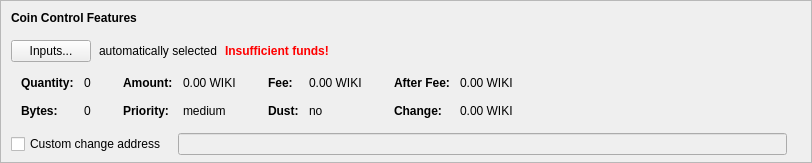
    <widget class="QFrame" name="frameCoinControl">
     <property name="sizePolicy">
      <sizepolicy hsizetype="Expanding" vsizetype="Expanding">
       <horstretch>0</horstretch>
       <verstretch>0</verstretch>
      </sizepolicy>
     </property>
     <property name="maximumSize">
      <size>
       <width>16777215</width>
       <height>16777215</height>
      </size>
     </property>
     <property name="frameShape">
      <enum>QFrame::StyledPanel</enum>
     </property>
     <property name="frameShadow">
      <enum>QFrame::Sunken</enum>
     </property>
     <layout class="QVBoxLayout" name="verticalLayoutCoinControl2">
      <property name="spacing">
       <number>0</number>
      </property>
      <property name="leftMargin">
       <number>0</number>
      </property>
      <property name="topMargin">
       <number>0</number>
      </property>
      <property name="rightMargin">
       <number>0</number>
      </property>
      <property name="bottomMargin">
       <number>6</number>
      </property>
      <item>
       <layout class="QVBoxLayout" name="verticalLayoutCoinControl" stretch="0,0,0,0,1">
        <property name="spacing">
         <number>0</number>
        </property>
        <property name="leftMargin">
         <number>10</number>
        </property>
        <property name="topMargin">
         <number>10</number>
        </property>
        <item>
         <layout class="QHBoxLayout" name="horizontalLayoutCoinControl1">
          <property name="bottomMargin">
           <number>15</number>
          </property>
          <item>
           <widget class="QLabel" name="labelCoinControlFeatures">
            <property name="sizePolicy">
             <sizepolicy hsizetype="Preferred" vsizetype="Maximum">
              <horstretch>0</horstretch>
              <verstretch>0</verstretch>
             </sizepolicy>
            </property>
            <property name="font">
             <font>
              <weight>75</weight>
              <bold>true</bold>
             </font>
            </property>
            <property name="styleSheet">
             <string notr="true">font-weight:bold;</string>
            </property>
            <property name="text">
             <string>Coin Control Features</string>
            </property>
           </widget>
          </item>
         </layout>
        </item>
        <item>
         <layout class="QHBoxLayout" name="horizontalLayoutCoinControl2" stretch="0,0,0,0">
          <property name="spacing">
           <number>8</number>
          </property>
          <property name="bottomMargin">
           <number>10</number>
          </property>
          <item>
           <widget class="QPushButton" name="pushButtonCoinControl">
            <property name="styleSheet">
             <string notr="true"/>
            </property>
            <property name="text">
             <string>Inputs...</string>
            </property>
            <property name="autoDefault">
             <bool>false</bool>
            </property>
           </widget>
          </item>
          <item>
           <widget class="QLabel" name="labelCoinControlAutomaticallySelected">
            <property name="text">
             <string>automatically selected</string>
            </property>
            <property name="margin">
             <number>5</number>
            </property>
           </widget>
          </item>
          <item>
           <widget class="QLabel" name="labelCoinControlInsuffFunds">
            <property name="font">
             <font>
              <weight>75</weight>
              <bold>true</bold>
             </font>
            </property>
            <property name="styleSheet">
             <string notr="true">color:red;font-weight:bold;</string>
            </property>
            <property name="text">
             <string>Insufficient funds!</string>
            </property>
            <property name="margin">
             <number>5</number>
            </property>
           </widget>
          </item>
          <item>
           <spacer name="horizontalSpacerCoinControl">
            <property name="orientation">
             <enum>Qt::Horizontal</enum>
            </property>
            <property name="sizeHint" stdset="0">
             <size>
              <width>40</width>
              <height>1</height>
             </size>
            </property>
           </spacer>
          </item>
         </layout>
        </item>
        <item>
         <widget class="QWidget" name="widgetCoinControl" native="true">
          <property name="sizePolicy">
           <sizepolicy hsizetype="Preferred" vsizetype="Preferred">
            <horstretch>0</horstretch>
            <verstretch>0</verstretch>
           </sizepolicy>
          </property>
          <property name="minimumSize">
           <size>
            <width>0</width>
            <height>0</height>
           </size>
          </property>
          <property name="styleSheet">
           <string notr="true"/>
          </property>
          <layout class="QHBoxLayout" name="horizontalLayoutCoinControl5">
           <property name="leftMargin">
            <number>0</number>
           </property>
           <property name="topMargin">
            <number>0</number>
           </property>
           <property name="rightMargin">
            <number>0</number>
           </property>
           <property name="bottomMargin">
            <number>0</number>
           </property>
           <item>
            <layout class="QHBoxLayout" name="horizontalLayoutCoinControl3" stretch="0,0,0,1">
             <property name="spacing">
              <number>20</number>
             </property>
             <property name="topMargin">
              <number>0</number>
             </property>
             <property name="bottomMargin">
              <number>10</number>
             </property>
             <item>
              <layout class="QFormLayout" name="formLayoutCoinControl1">
               <property name="horizontalSpacing">
                <number>10</number>
               </property>
               <property name="verticalSpacing">
                <number>14</number>
               </property>
               <property name="leftMargin">
                <number>10</number>
               </property>
               <property name="topMargin">
                <number>4</number>
               </property>
               <property name="rightMargin">
                <number>6</number>
               </property>
               <item row="0" column="0">
                <widget class="QLabel" name="labelCoinControlQuantityText">
                 <property name="font">
                  <font>
                   <weight>75</weight>
                   <bold>true</bold>
                  </font>
                 </property>
                 <property name="text">
                  <string>Quantity:</string>
                 </property>
                 <property name="margin">
                  <number>0</number>
                 </property>
                </widget>
               </item>
               <item row="0" column="1">
                <widget class="QLabel" name="labelCoinControlQuantity">
                 <property name="cursor">
                  <cursorShape>IBeamCursor</cursorShape>
                 </property>
                 <property name="contextMenuPolicy">
                  <enum>Qt::ActionsContextMenu</enum>
                 </property>
                 <property name="text">
                  <string notr="true">0</string>
                 </property>
                 <property name="margin">
                  <number>0</number>
                 </property>
                 <property name="textInteractionFlags">
                  <set>Qt::LinksAccessibleByMouse|Qt::TextSelectableByKeyboard|Qt::TextSelectableByMouse</set>
                 </property>
                </widget>
               </item>
               <item row="1" column="0">
                <widget class="QLabel" name="labelCoinControlBytesText">
                 <property name="font">
                  <font>
                   <weight>75</weight>
                   <bold>true</bold>
                  </font>
                 </property>
                 <property name="text">
                  <string>Bytes:</string>
                 </property>
                </widget>
               </item>
               <item row="1" column="1">
                <widget class="QLabel" name="labelCoinControlBytes">
                 <property name="cursor">
                  <cursorShape>IBeamCursor</cursorShape>
                 </property>
                 <property name="contextMenuPolicy">
                  <enum>Qt::ActionsContextMenu</enum>
                 </property>
                 <property name="text">
                  <string notr="true">0</string>
                 </property>
                 <property name="textInteractionFlags">
                  <set>Qt::LinksAccessibleByMouse|Qt::TextSelectableByKeyboard|Qt::TextSelectableByMouse</set>
                 </property>
                </widget>
               </item>
              </layout>
             </item>
             <item>
              <layout class="QFormLayout" name="formLayoutCoinControl2">
               <property name="horizontalSpacing">
                <number>10</number>
               </property>
               <property name="verticalSpacing">
                <number>14</number>
               </property>
               <property name="leftMargin">
                <number>6</number>
               </property>
               <property name="topMargin">
                <number>4</number>
               </property>
               <property name="rightMargin">
                <number>6</number>
               </property>
               <item row="0" column="0">
                <widget class="QLabel" name="labelCoinControlAmountText">
                 <property name="font">
                  <font>
                   <weight>75</weight>
                   <bold>true</bold>
                  </font>
                 </property>
                 <property name="text">
                  <string>Amount:</string>
                 </property>
                 <property name="margin">
                  <number>0</number>
                 </property>
                </widget>
               </item>
               <item row="0" column="1">
                <widget class="QLabel" name="labelCoinControlAmount">
                 <property name="cursor">
                  <cursorShape>IBeamCursor</cursorShape>
                 </property>
                 <property name="contextMenuPolicy">
                  <enum>Qt::ActionsContextMenu</enum>
                 </property>
                 <property name="text">
                  <string notr="true">0.00 WIKI</string>
                 </property>
                 <property name="textInteractionFlags">
                  <set>Qt::LinksAccessibleByMouse|Qt::TextSelectableByKeyboard|Qt::TextSelectableByMouse</set>
                 </property>
                </widget>
               </item>
               <item row="1" column="0">
                <widget class="QLabel" name="labelCoinControlPriorityText">
                 <property name="font">
                  <font>
                   <weight>75</weight>
                   <bold>true</bold>
                  </font>
                 </property>
                 <property name="text">
                  <string>Priority:</string>
                 </property>
                </widget>
               </item>
               <item row="1" column="1">
                <widget class="QLabel" name="labelCoinControlPriority">
                 <property name="cursor">
                  <cursorShape>IBeamCursor</cursorShape>
                 </property>
                 <property name="contextMenuPolicy">
                  <enum>Qt::ActionsContextMenu</enum>
                 </property>
                 <property name="text">
                  <string>medium</string>
                 </property>
                 <property name="textInteractionFlags">
                  <set>Qt::LinksAccessibleByMouse|Qt::TextSelectableByKeyboard|Qt::TextSelectableByMouse</set>
                 </property>
                </widget>
               </item>
              </layout>
             </item>
             <item>
              <layout class="QFormLayout" name="formLayoutCoinControl3">
               <property name="horizontalSpacing">
                <number>10</number>
               </property>
               <property name="verticalSpacing">
                <number>14</number>
               </property>
               <property name="leftMargin">
                <number>6</number>
               </property>
               <property name="topMargin">
                <number>4</number>
               </property>
               <property name="rightMargin">
                <number>6</number>
               </property>
               <item row="0" column="0">
                <widget class="QLabel" name="labelCoinControlFeeText">
                 <property name="font">
                  <font>
                   <weight>75</weight>
                   <bold>true</bold>
                  </font>
                 </property>
                 <property name="text">
                  <string>Fee:</string>
                 </property>
                 <property name="margin">
                  <number>0</number>
                 </property>
                </widget>
               </item>
               <item row="0" column="1">
                <widget class="QLabel" name="labelCoinControlFee">
                 <property name="cursor">
                  <cursorShape>IBeamCursor</cursorShape>
                 </property>
                 <property name="contextMenuPolicy">
                  <enum>Qt::ActionsContextMenu</enum>
                 </property>
                 <property name="text">
                  <string notr="true">0.00 WIKI</string>
                 </property>
                 <property name="textInteractionFlags">
                  <set>Qt::LinksAccessibleByMouse|Qt::TextSelectableByKeyboard|Qt::TextSelectableByMouse</set>
                 </property>
                </widget>
               </item>
               <item row="1" column="0">
                <widget class="QLabel" name="labelCoinControlLowOutputText">
                 <property name="font">
                  <font>
                   <weight>75</weight>
                   <bold>true</bold>
                  </font>
                 </property>
                 <property name="text">
                  <string>Dust:</string>
                 </property>
                </widget>
               </item>
               <item row="1" column="1">
                <widget class="QLabel" name="labelCoinControlLowOutput">
                 <property name="cursor">
                  <cursorShape>IBeamCursor</cursorShape>
                 </property>
                 <property name="contextMenuPolicy">
                  <enum>Qt::ActionsContextMenu</enum>
                 </property>
                 <property name="text">
                  <string>no</string>
                 </property>
                 <property name="textInteractionFlags">
                  <set>Qt::LinksAccessibleByMouse|Qt::TextSelectableByKeyboard|Qt::TextSelectableByMouse</set>
                 </property>
                </widget>
               </item>
              </layout>
             </item>
             <item>
              <layout class="QFormLayout" name="formLayoutCoinControl4">
               <property name="horizontalSpacing">
                <number>10</number>
               </property>
               <property name="verticalSpacing">
                <number>14</number>
               </property>
               <property name="leftMargin">
                <number>6</number>
               </property>
               <property name="topMargin">
                <number>4</number>
               </property>
               <property name="rightMargin">
                <number>6</number>
               </property>
               <item row="0" column="0">
                <widget class="QLabel" name="labelCoinControlAfterFeeText">
                 <property name="font">
                  <font>
                   <weight>75</weight>
                   <bold>true</bold>
                  </font>
                 </property>
                 <property name="text">
                  <string>After Fee:</string>
                 </property>
                 <property name="margin">
                  <number>0</number>
                 </property>
                </widget>
               </item>
               <item row="0" column="1">
                <widget class="QLabel" name="labelCoinControlAfterFee">
                 <property name="cursor">
                  <cursorShape>IBeamCursor</cursorShape>
                 </property>
                 <property name="contextMenuPolicy">
                  <enum>Qt::ActionsContextMenu</enum>
                 </property>
                 <property name="text">
                  <string notr="true">0.00 WIKI</string>
                 </property>
                 <property name="textInteractionFlags">
                  <set>Qt::LinksAccessibleByMouse|Qt::TextSelectableByKeyboard|Qt::TextSelectableByMouse</set>
                 </property>
                </widget>
               </item>
               <item row="1" column="0">
                <widget class="QLabel" name="labelCoinControlChangeText">
                 <property name="font">
                  <font>
                   <weight>75</weight>
                   <bold>true</bold>
                  </font>
                 </property>
                 <property name="text">
                  <string>Change:</string>
                 </property>
                </widget>
               </item>
               <item row="1" column="1">
                <widget class="QLabel" name="labelCoinControlChange">
                 <property name="cursor">
                  <cursorShape>IBeamCursor</cursorShape>
                 </property>
                 <property name="contextMenuPolicy">
                  <enum>Qt::ActionsContextMenu</enum>
                 </property>
                 <property name="text">
                  <string notr="true">0.00 WIKI</string>
                 </property>
                 <property name="textInteractionFlags">
                  <set>Qt::LinksAccessibleByMouse|Qt::TextSelectableByKeyboard|Qt::TextSelectableByMouse</set>
                 </property>
                </widget>
               </item>
              </layout>
             </item>
            </layout>
           </item>
          </layout>
         </widget>
        </item>
        <item>
         <layout class="QHBoxLayout" name="horizontalLayoutCoinControl4" stretch="0,0,0">
          <property name="spacing">
           <number>12</number>
          </property>
          <property name="sizeConstraint">
           <enum>QLayout::SetDefaultConstraint</enum>
          </property>
          <property name="topMargin">
           <number>5</number>
          </property>
          <property name="rightMargin">
           <number>5</number>
          </property>
          <item>
           <widget class="QCheckBox" name="checkBoxCoinControlChange">
            <property name="toolTip">
             <string>If this is activated, but the change address is empty or invalid, change will be sent to a newly generated address.</string>
            </property>
            <property name="text">
             <string>Custom change address</string>
            </property>
           </widget>
          </item>
          <item>
           <widget class="QValidatedLineEdit" name="lineEditCoinControlChange">
            <property name="enabled">
             <bool>false</bool>
            </property>
            <property name="sizePolicy">
             <sizepolicy hsizetype="Expanding" vsizetype="Fixed">
              <horstretch>0</horstretch>
              <verstretch>0</verstretch>
             </sizepolicy>
            </property>
           </widget>
          </item>
          <item>
           <widget class="QLabel" name="labelCoinControlChangeLabel">
            <property name="sizePolicy">
             <sizepolicy hsizetype="Preferred" vsizetype="Expanding">
              <horstretch>0</horstretch>
              <verstretch>0</verstretch>
             </sizepolicy>
            </property>
            <property name="minimumSize">
             <size>
              <width>0</width>
              <height>0</height>
             </size>
            </property>
            <property name="text">
             <string/>
            </property>
            <property name="margin">
             <number>3</number>
            </property>
           </widget>
          </item>
         </layout>
        </item>
        <item>
         <spacer name="verticalSpacerCoinControl">
          <property name="orientation">
           <enum>Qt::Vertical</enum>
          </property>
          <property name="sizeHint" stdset="0">
           <size>
            <width>800</width>
            <height>1</height>
           </size>
          </property>
         </spacer>
        </item>
       </layout>
      </item>
     </layout>
    </widget>
